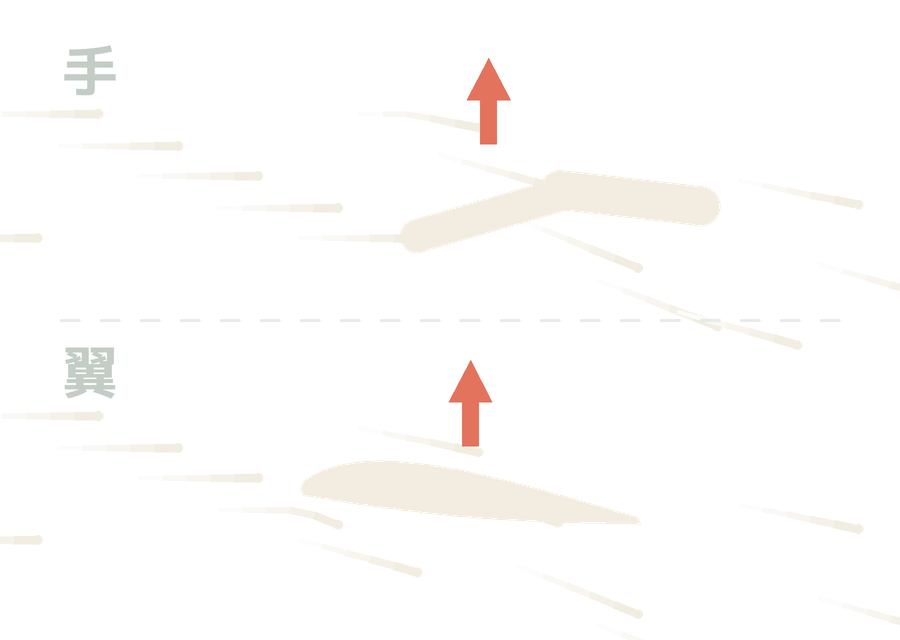
#> input picture pipeline/clips/same/0012.png, 900 x 640 px
$ python -i colab_onecell.py   (imports and definitions only)
#> lines starting #> are read from the running program, lines starting #| are printed output that depends on the picture; after the words box and inside, x2 and y2 are one past the last pixel; in counts of white or black regions, pixels touching at a corner belong together
#> further down, picture is the input picture: PIL image 900x640 RGBA; mean R, G, B, A 24.8, 23.5, 22.1, 17.6
#!/usr/bin/env python3
"""
Colab の1セルから呼ばれる、全部入りのパイプライン。

このファイルだけで完結する（cuts.csv も検索ワードも埋め込み済み）。
リポジトリの取得も、フォルダ構成の準備も要らない。

  python3 colab_onecell.py --key <PEXELSキー> --range 10
"""
import argparse, base64, csv, json, os, re, shutil, subprocess, sys, time
import urllib.error, urllib.parse, urllib.request, wave

W, H, FPS = 1080, 1920, 30
NUMCARD_SEC, GAP, GAP_ITEM_END = 1.8, 0.25, 0.60
TITLE_SEC = 2.2      # 声0.wav が無いときに、タイトルを出しておく長さ
OUTRO_CUT, OUTRO_SEC = 35, 2.6   # 最後のコメント誘導。声は乗せない
COLORS = {"red": "#FF2A2A", "yellow": "#FFD400", "": "#FFFFFF"}
VIDEO_EXT = {".mp4", ".mov", ".webm", ".mkv"}

CUTS = [
    {'cut': '0', 'telop1': 'TITLE', 'telop2': '', 'hl': 'TITLE', 'hl_color': '', 'camera': 'zoomin', 'asset': 'A00', 'item_end': '0'},
    {'cut': '1', 'telop1': 'やあbroたち', 'telop2': 'まだ読めない文字がある', 'hl': '読めない', 'hl_color': 'red', 'camera': 'zoomin', 'asset': 'A00', 'item_end': '0'},
    {'cut': '2', 'telop1': 'AI使っても', 'telop2': '一文も読めてない', 'hl': 'AI', 'hl_color': 'yellow', 'camera': 'zoomout', 'asset': 'A00', 'item_end': '0'},
    {'cut': '3', 'telop1': '1', 'telop2': 'ヴォイニッチ手稿', 'hl': 'ALL', 'hl_color': 'red', 'camera': 'zoomout', 'asset': 'A00', 'item_end': '0'},
    {'cut': '4', 'telop1': '1912年に見つかった', 'telop2': '羊皮紙240ページの本', 'hl': '240', 'hl_color': 'red', 'camera': 'zoomin', 'asset': 'A00', 'item_end': '0'},
    {'cut': '5', 'telop1': '全部', 'telop2': '見たことない文字', 'hl': '見たことない', 'hl_color': 'red', 'camera': 'pandown', 'asset': 'A00', 'item_end': '0'},
    {'cut': '6', 'telop1': '挿絵の植物が', 'telop2': 'どれも実在しない', 'hl': '実在しない', 'hl_color': 'red', 'camera': 'zoomin', 'asset': 'A00', 'item_end': '0'},
    {'cut': '7', 'telop1': '作られたのは', 'telop2': '15世紀の前半', 'hl': '15世紀', 'hl_color': 'red', 'camera': 'panright', 'asset': 'A00', 'item_end': '0'},
    {'cut': '8', 'telop1': '暗号解読者もAIも', 'telop2': '全員敗北', 'hl': '全員', 'hl_color': 'yellow', 'camera': 'zoomin', 'asset': 'A00', 'item_end': '0'},
    {'cut': '9', 'telop1': 'それでも', 'telop2': '一文も確定してない', 'hl': '一文も', 'hl_color': 'red', 'camera': 'zoomin', 'asset': 'A00', 'item_end': '1'},
    {'cut': '10', 'telop1': '2', 'telop2': '線文字A', 'hl': 'ALL', 'hl_color': 'red', 'camera': 'zoomout', 'asset': 'A00', 'item_end': '0'},
    {'cut': '11', 'telop1': '1900年 クレタ島', 'telop2': '二種類の文字が出た', 'hl': '1900年', 'hl_color': 'red', 'camera': 'zoomin', 'asset': 'A00', 'item_end': '0'},
    {'cut': '12', 'telop1': '線文字Bは', 'telop2': '1952年に解読された', 'hl': '1952年', 'hl_color': 'red', 'camera': 'panleft', 'asset': 'A00', 'item_end': '0'},
    {'cut': '13', 'telop1': '正体は', 'telop2': '古い形のギリシャ語', 'hl': 'ギリシャ語', 'hl_color': 'yellow', 'camera': 'zoomin', 'asset': 'A00', 'item_end': '0'},
    {'cut': '14', 'telop1': 'でも', 'telop2': 'Aは違った', 'hl': '違った', 'hl_color': 'red', 'camera': 'zoomin', 'asset': 'A00', 'item_end': '0'},
    {'cut': '15', 'telop1': '同じ島 同じ時代', 'telop2': 'の文字なのに', 'hl': '同じ', 'hl_color': 'yellow', 'camera': 'pandown', 'asset': 'A00', 'item_end': '0'},
    {'cut': '16', 'telop1': '120年経った今も', 'telop2': '読めない', 'hl': '120年', 'hl_color': 'red', 'camera': 'zoomin', 'asset': 'A00', 'item_end': '0'},
    {'cut': '17', 'telop1': 'なんでか', 'telop2': '分かるか？', 'hl': 'なんで', 'hl_color': 'yellow', 'camera': 'zoomout', 'asset': 'A00', 'item_end': '0'},
    {'cut': '18', 'telop1': '何語で書かれてるか', 'telop2': 'それすら分かってない', 'hl': '何語', 'hl_color': 'red', 'camera': 'zoomin', 'asset': 'A00', 'item_end': '0'},
    {'cut': '19', 'telop1': '資料は1400点', 'telop2': '文字数が足りない', 'hl': '1400点', 'hl_color': 'red', 'camera': 'zoomin', 'asset': 'A00', 'item_end': '1'},
    {'cut': '20', 'telop1': 'ただ', 'telop2': '3つ目がいちばんおかしい', 'hl': 'いちばんおかしい', 'hl_color': 'yellow', 'camera': 'zoomin', 'asset': 'A00', 'item_end': '0'},
    {'cut': '21', 'telop1': '3', 'telop2': 'ロンゴロンゴ', 'hl': 'ALL', 'hl_color': 'red', 'camera': 'zoomout', 'asset': 'A00', 'item_end': '0'},
    {'cut': '22', 'telop1': 'イースター島に', 'telop2': 'ロンゴロンゴという文字', 'hl': 'ロンゴロンゴ', 'hl_color': 'red', 'camera': 'zoomin', 'asset': 'A00', 'item_end': '0'},
    {'cut': '23', 'telop1': '木の板に刻まれた', 'telop2': '記号の列', 'hl': '記号の列', 'hl_color': 'yellow', 'camera': 'panright', 'asset': 'A00', 'item_end': '0'},
    {'cut': '24', 'telop1': '残ってる板は', 'telop2': '世界にたった26点', 'hl': '26点', 'hl_color': 'red', 'camera': 'zoomin', 'asset': 'A00', 'item_end': '0'},
    {'cut': '25', 'telop1': '19世紀に', 'telop2': '宣教師が来た頃には', 'hl': '19世紀', 'hl_color': 'yellow', 'camera': 'zoomin', 'asset': 'A00', 'item_end': '0'},
    {'cut': '26', 'telop1': '読める島民が', 'telop2': '一人もいなかった', 'hl': '一人も', 'hl_color': 'red', 'camera': 'zoomout', 'asset': 'A00', 'item_end': '0'},
    {'cut': '27', 'telop1': '文字か記号かも', 'telop2': '決着がついてない', 'hl': 'ついてない', 'hl_color': 'red', 'camera': 'zoomin', 'asset': 'A00', 'item_end': '0'},
    {'cut': '28', 'telop1': 'ただ2024年', 'telop2': '板の一枚を測ったら', 'hl': '2024年', 'hl_color': 'red', 'camera': 'zoomin', 'asset': 'A00', 'item_end': '0'},
    {'cut': '29', 'telop1': '15世紀のものかも', 'telop2': 'しれないと出た', 'hl': '15世紀', 'hl_color': 'red', 'camera': 'panleft', 'asset': 'A00', 'item_end': '0'},
    {'cut': '30', 'telop1': 'ヨーロッパ人が', 'telop2': '来るより前だ', 'hl': '前', 'hl_color': 'red', 'camera': 'zoomin', 'asset': 'A00', 'item_end': '0'},
    {'cut': '31', 'telop1': '人類が自力で作った', 'telop2': '数少ない例かも', 'hl': '自力で', 'hl_color': 'yellow', 'camera': 'zoomout', 'asset': 'A00', 'item_end': '1'},
    {'cut': '32', 'telop1': '文字は残った', 'telop2': '読める奴が消えた', 'hl': '消えた', 'hl_color': 'red', 'camera': 'zoomin', 'asset': 'A00', 'item_end': '0'},
    {'cut': '33', 'telop1': '文明が途切れるのは', 'telop2': '文字が消えた時じゃない', 'hl': '文字が消えた時', 'hl_color': 'yellow', 'camera': 'zoomin', 'asset': 'A00', 'item_end': '0'},
    {'cut': '34', 'telop1': '今書いてるこの文字も', 'telop2': 'いつか誰も読めなくなる', 'hl': '誰も読めなくなる', 'hl_color': 'red', 'camera': 'zoomout', 'asset': 'A00', 'item_end': '0'},
    {'cut': '35', 'telop1': 'broたちはどれが', 'telop2': '一番読めそうだと思う？', 'hl': 'どれ', 'hl_color': 'yellow', 'camera': 'zoomin', 'asset': 'A00', 'item_end': '0'},
]

SEARCH = {
    4: ['old manuscript pages', 'ancient book parchment'],
    5: ['handwritten manuscript closeup', 'old ink writing'],
    7: ['medieval library candle', 'old books shelf dark'],
    8: ['vintage typewriter dark', 'old machine gears closeup'],
    11: ['archaeological excavation site', 'ancient ruins stone'],
    12: ['ancient greek ruins', 'stone inscription closeup'],
    15: ['mediterranean island coast', 'greek island sea'],
    16: ['dust falling light beam', 'abandoned archive shelves'],
    19: ['museum artifact vitrine', 'clay tablet ancient'],
    22: ['easter island moai', 'moai statues sunset'],
    23: ['carved wooden surface', 'wood grain texture macro'],
    25: ['19th century sailing ship', 'old wooden ship sea'],
    26: ['empty village dusk', 'abandoned island shore'],
    30: ['old world map ocean', 'antique globe closeup'],
    32: ['dark empty library', 'faded document closeup'],
    33: ['night sky stars slow', 'dark ocean horizon'],
}

SILENT_CUTS = set()      # 番号カードも読み上げるので、無音のカットは無い
# 番号カードはセリフが短い。文字数どおりに割ると1秒ちょっとで消えて読めない
CARD_CUTS = {int(r["cut"]) for r in CUTS if r["hl"] == "ALL"}
CARD_WEIGHT = 17
NARRATION = {
    0: 'AIでも読めない、人類の文字、3選。',
    1: 'やあbroたち、人類がまだ読めてない文字があるの知ってるか？',
    2: 'AI使っても、一文も読めてないんだぜ。',
    3: '1つ目、ヴォイニッチ手稿。',
    4: '1912年に見つかった、羊皮紙240ページの本な。',
    5: '全部、見たことない文字で書かれてる。',
    6: '挿絵の植物が、どれも実在しないんだよ。',
    7: '作られたのは15世紀の前半な。',
    8: '暗号解読者が全員挑んで、AIまで投入された。',
    9: 'それでも一文も確定してない。',
    10: '2つ目、線文字A。',
    11: '1900年、クレタ島で二種類の文字が出た。',
    12: '線文字Bのほうは1952年に解読された。',
    13: '正体は古い形のギリシャ語だ。',
    14: 'でもAは違った。',
    15: '同じ島、同じ時代の文字なのにな。',
    16: '120年経った今も読めないんだ。',
    17: 'なんでか分かるか？',
    18: '何語で書かれてるのか、それすら分かってない。',
    19: '資料が1400点しかなくて、文字数が足りない。',
    20: 'ただ、3つ目がいちばんおかしいんだ。',
    21: '3つ目、ロンゴロンゴ。',
    22: 'イースター島に、ロンゴロンゴって文字があるんだ。',
    23: '木の板に刻まれた記号の列な。',
    24: '残ってる板は、世界にたった26点。',
    25: '19世紀に宣教師が来た頃にはな、',
    26: '読める島民が、一人もいなくなってたんだ。',
    27: '文字なのか記号なのかも、決着がついてない。',
    28: 'ただ2024年、板の一枚を測ったらな、',
    29: '15世紀のものかもしれないと出たんだ。',
    30: 'ヨーロッパ人が来るより前だぜ。',
    31: '人類が自力で文字を作った、数少ない例かもしれない。',
    32: 'この三つ、文字のほうは残ってるんだ。',
    33: '消えたのは、読める人間のほうだ。',
    34: '今broたちが読んでるこの文字も、いつかそうなる。',
}

# 声1〜声9 のどのファイルにどのカットが入っているか。
# ファイルごとの実測時間でカットを割り振るので、途中でズレても次のファイルで戻る
BLOCKS = [
    [0, 1, 2, 3, 4],
    [5, 6, 7, 8, 9],
    [10, 11, 12, 13, 14],
    [15, 16, 17, 18, 19],
    [20, 21, 22, 23, 24],
    [25, 26, 27, 28, 29],
    [30, 31, 32, 33, 34, 35],
]

PROMPTS = {
    1: 'Three ancient documents from different civilisations laid side by side on a dark table under a single lamp, each covered in a different unreadable script, near monochrome, cold neutral grey color grade, cinematic photorealistic, vertical 9:16 composition, dramatic directional lighting, shallow depth of field, subtle film grain, dust motes in the air, negative space in the center of the frame, no text, no watermark, no letters, no logos',
    2: 'A modern computer screen glowing in a dark room displaying scrolling unreadable symbols, nobody present, near monochrome, cold neutral grey color grade, cinematic photorealistic, vertical 9:16 composition, dramatic directional lighting, shallow depth of field, subtle film grain, dust motes in the air, negative space in the center of the frame, no text, no watermark, no letters, no logos',
    3: 'Closed leather bound medieval codex resting on dark cloth, brass clasps, single shaft of light, warm amber and candlelit gold color grade, aged parchment tones, cinematic photorealistic, vertical 9:16 composition, dramatic directional lighting, shallow depth of field, subtle film grain, dust motes in the air, negative space in the center of the frame, no text, no watermark, no letters, no logos',
    6: 'Botanical illustration of an impossible plant with wrong leaf structure and unnatural roots, faded pigments on aged vellum, warm amber and candlelit gold color grade, aged parchment tones, cinematic photorealistic, vertical 9:16 composition, dramatic directional lighting, shallow depth of field, subtle film grain, dust motes in the air, negative space in the center of the frame, no text, no watermark, no letters, no logos',
    9: 'A cluttered desk covered in decipherment attempts, crossed out notes and abandoned charts, dim lamp, nobody there, warm amber and candlelit gold color grade, aged parchment tones, cinematic photorealistic, vertical 9:16 composition, dramatic directional lighting, shallow depth of field, subtle film grain, dust motes in the air, negative space in the center of the frame, no text, no watermark, no letters, no logos',
    10: 'Fragment of a clay tablet incised with linear script, resting on grey stone, raking side light, cold blue grey and pale limestone color grade, mediterranean daylight, cinematic photorealistic, vertical 9:16 composition, dramatic directional lighting, shallow depth of field, subtle film grain, dust motes in the air, negative space in the center of the frame, no text, no watermark, no letters, no logos',
    13: 'Weathered marble slab carved with ancient greek lettering, moss in the grooves, overcast light, cold blue grey and pale limestone color grade, mediterranean daylight, cinematic photorealistic, vertical 9:16 composition, dramatic directional lighting, shallow depth of field, subtle film grain, dust motes in the air, negative space in the center of the frame, no text, no watermark, no letters, no logos',
    14: 'Two clay tablets side by side, one lit clearly and one falling into deep shadow, cold blue grey and pale limestone color grade, mediterranean daylight, cinematic photorealistic, vertical 9:16 composition, dramatic directional lighting, shallow depth of field, subtle film grain, dust motes in the air, negative space in the center of the frame, no text, no watermark, no letters, no logos',
    17: 'Close macro of unknown incised characters on clay, extreme shallow focus, most of the frame dark, cold blue grey and pale limestone color grade, mediterranean daylight, cinematic photorealistic, vertical 9:16 composition, dramatic directional lighting, shallow depth of field, subtle film grain, dust motes in the air, negative space in the center of the frame, no text, no watermark, no letters, no logos',
    18: 'A single clay tablet floating in complete darkness, lit from one side only, cold blue grey and pale limestone color grade, mediterranean daylight, cinematic photorealistic, vertical 9:16 composition, dramatic directional lighting, shallow depth of field, subtle film grain, dust motes in the air, negative space in the center of the frame, no text, no watermark, no letters, no logos',
    20: 'A dark corridor of museum vitrines receding into black, one case at the far end still lit, near monochrome, cold neutral grey color grade, cinematic photorealistic, vertical 9:16 composition, dramatic directional lighting, shallow depth of field, subtle film grain, dust motes in the air, negative space in the center of the frame, no text, no watermark, no letters, no logos',
    21: 'Row of weathered wooden tablets covered in tiny carved glyphs, arranged in a dark museum drawer, deep teal and volcanic black color grade, overcast pacific light, cinematic photorealistic, vertical 9:16 composition, dramatic directional lighting, shallow depth of field, subtle film grain, dust motes in the air, negative space in the center of the frame, no text, no watermark, no letters, no logos',
    24: 'A wooden tablet under museum glass, catalogue label beside it, dramatic spot lighting, deep shadows, deep teal and volcanic black color grade, overcast pacific light, cinematic photorealistic, vertical 9:16 composition, dramatic directional lighting, shallow depth of field, subtle film grain, dust motes in the air, negative space in the center of the frame, no text, no watermark, no letters, no logos',
    27: 'Extreme macro of carved glyph rows on dark wood, grain and tool marks visible, deep teal and volcanic black color grade, overcast pacific light, cinematic photorealistic, vertical 9:16 composition, dramatic directional lighting, shallow depth of field, subtle film grain, dust motes in the air, negative space in the center of the frame, no text, no watermark, no letters, no logos',
    28: 'Laboratory bench with a small wood sample under analytical instruments, cold clinical light, deep teal and volcanic black color grade, overcast pacific light, cinematic photorealistic, vertical 9:16 composition, dramatic directional lighting, shallow depth of field, subtle film grain, dust motes in the air, negative space in the center of the frame, no text, no watermark, no letters, no logos',
    29: 'Aged wooden tablet fragment held in gloved hands against a black background, deep teal and volcanic black color grade, overcast pacific light, cinematic photorealistic, vertical 9:16 composition, dramatic directional lighting, shallow depth of field, subtle film grain, dust motes in the air, negative space in the center of the frame, no text, no watermark, no letters, no logos',
    31: 'Silhouetted human hand carving the first mark into a blank wooden board by firelight, deep teal and volcanic black color grade, overcast pacific light, cinematic photorealistic, vertical 9:16 composition, dramatic directional lighting, shallow depth of field, subtle film grain, dust motes in the air, negative space in the center of the frame, no text, no watermark, no letters, no logos',
    34: 'A modern smartphone screen glowing in total darkness, the text on it fading away character by character, near monochrome, cold neutral grey color grade, cinematic photorealistic, vertical 9:16 composition, dramatic directional lighting, shallow depth of field, subtle film grain, dust motes in the air, negative space in the center of the frame, no text, no watermark, no letters, no logos',
    35: 'Vast dark archive of unreadable documents receding into blackness, single dim light above, near monochrome, cold neutral grey color grade, cinematic photorealistic, vertical 9:16 composition, dramatic directional lighting, shallow depth of field, subtle film grain, dust motes in the air, negative space in the center of the frame, no text, no watermark, no letters, no logos',
}

WORK = os.path.abspath("shorts_work")
VID = os.path.join(WORK, "素材_動画")
IMG = os.path.join(WORK, "素材_画像")
TMP = os.path.join(WORK, "_作業中")
AUD = os.path.join(WORK, "音声")
MINE = "/content/素材"      # 自分で用意した素材を入れる場所
GEN  = "/content/生成"      # ③がつくった画像。手置きと違い透かしが無い
CHAR = "/content/キャラ"    # 解説役。置いてあれば毎カット重ねる

# 表情は3枚だけ。毎カット作ると別人になるので、同じ画像を使い回す
FACES_CHAR = {"通常": ("通常", "normal"),
              "驚き": ("驚き", "surprised"),
              "お手上げ": ("お手上げ", "giveup")}
CHAR_H = 0.22           # 画面の高さに対する大きさ
CHAR_MARGIN = 0.03


# [22 lines left out: functions sh, ffmpeg_bin, find_font, not called in this run]


# 選べる見出し書体。①が /content/fonts に落としておく
FACES = {
    "ゴツい": "DelaGothicOne-Regular.ttf",
    "太ゴシック": "ZenKakuGothicNew-Black.ttf",
    "ポップ": "RocknRollOne-Regular.ttf",
    "丸ゴシック": "ZenMaruGothic-Black.ttf",
    "レトロ": "ReggaeOne-Regular.ttf",
    "筆っぽい": "KaiseiDecol-Bold.ttf",
}
FACE = "太ゴシック"      # --face で差し替える

# テロップの出し方。参考6本を測ると4本は動きなしの切り替えで、
# 動くものは 0.1秒ほどで 93% から等倍に戻る出方だった
ANIMS = ("なし", "ポップ", "ふわっと")
ANIM = "なし"

# カットの切り替え。参考動画のうち動きがあった2本は、文字ではなく
# 画面全体をボカして次に移っていた。頻度は 1分あたり 7〜19回
TRANS = ("半分", "節目だけ", "全部", "なし")
TRANS_MODE = "半分"
TRANS_SEC = 0.16


# [229 lines left out: functions wants_trans, blur_chain, char_filter, trans_filter, telop_filter, find_title_font and 4 more, not called in this run]


# ── VOICEVOX ──────────────────────────────────────────────────────

def vv_get(host, path, timeout=20):
    with urllib.request.urlopen(host + path, timeout=timeout) as r:
        return json.loads(r.read())


# [41 lines left out: functions vv_alive, vv_speakers, vv_find_speaker, vv_synth, not called in this run]


def wav_seconds(path):
    with wave.open(path, "rb") as w:
        return w.getnframes() / w.getframerate()


AUDIO_EXT = (".wav", ".mp3", ".m4a", ".ogg", ".aac", ".flac")
NOT_VOICE = ("bgm", "music", "narration", "no_audio", "se_")


# [36 lines left out: functions voice_order, adopt_cut_voices, not called in this run]


SWING_SEC, SWING_DEG = 2.4, 11.0     # 棒をゆっくり振る周期と振れ幅
_CHAR_CACHE = {}


# [22 lines left out: function split_stick, not called in this run]


def mouth_box(im):
    # 鼻を見つけて、その下に口を置く。鼻は「明るいマズルに囲まれた暗い塊」で、
    # 眼鏡や輪郭も暗いので、まわりが明るいかどうかで選り分ける。
    # 絵柄が変わっても、鼻と口の位置関係だけは崩れない
    import numpy as np
    try:
        from scipy import ndimage
    except Exception:
        return None
    a = np.asarray(im.convert("RGBA")).astype(np.int16)
    al = a[..., 3]
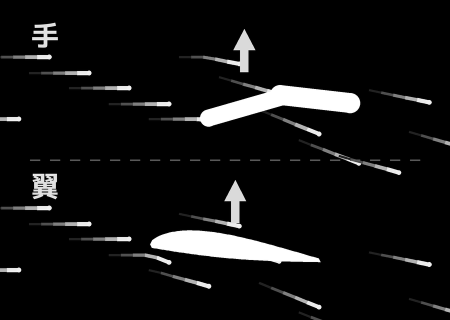
#> al: shape (640, 900) int16 (shown at 1/2 size); min 0, max 255, mean 17.6
    ys, xs = np.where(al > 128)
    if len(ys) < 100:
        return None
    y0, y1, x0, x1 = ys.min(), ys.max(), xs.min(), xs.max()
#> y0 = 45; y1 = 624; x0 = 0; x1 = 899
    head = np.zeros(al.shape, bool)
    head[y0:y0 + int((y1 - y0) * 0.50), x0:x1 + 1] = True
    rgb = a[..., :3]
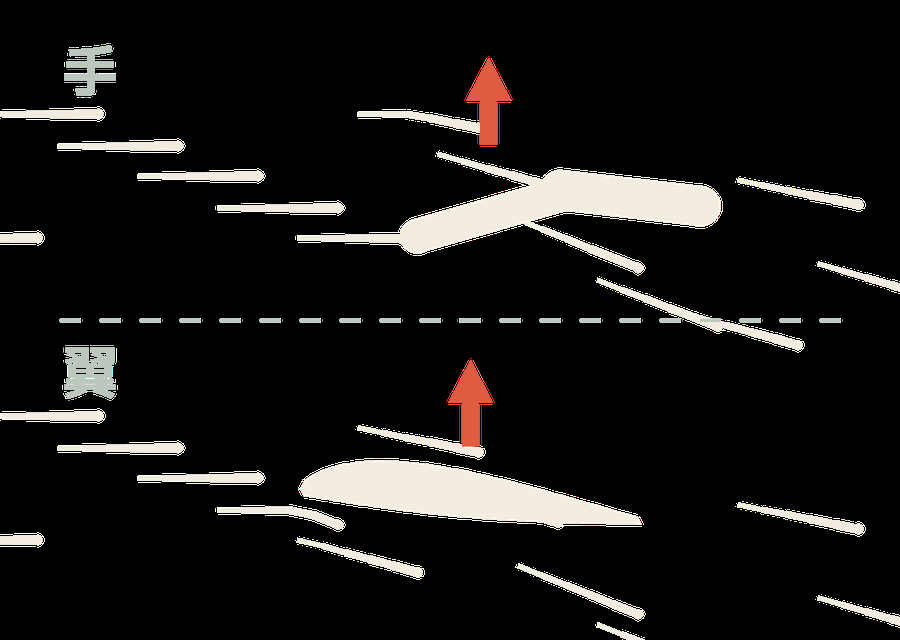
#> rgb: shape (640, 900, 3) int16; mean R, G, B 24.8, 23.5, 22.1
    light = head & (al > 128) & (rgb.min(2) > 195)          # マズル
#> light: shape (640, 900) bool; 2.8% white; 65 white regions (47 under 20 px), largest, box (x1, y1, x2, y2) and area: (346, 170, 721, 253) 12302, (266, 203, 343, 213) 432, (27, 109, 103, 119) 431
    dark = head & (al > 128) & (rgb.max(2) < 130)           # 鼻・目・輪郭
#> dark: shape (640, 900) bool; every value is 0
#> (the rest of the program and of its run is left out)
